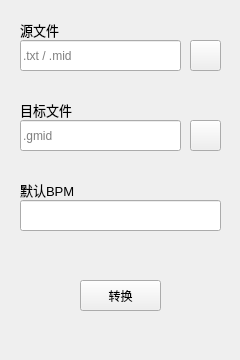
<?xml version="1.0" encoding="UTF-8"?>
<ui version="4.0">
 <class>Form</class>
 <widget class="QWidget" name="Form">
  <property name="geometry">
   <rect>
    <x>0</x>
    <y>0</y>
    <width>240</width>
    <height>360</height>
   </rect>
  </property>
  <property name="minimumSize">
   <size>
    <width>240</width>
    <height>360</height>
   </size>
  </property>
  <property name="maximumSize">
   <size>
    <width>240</width>
    <height>360</height>
   </size>
  </property>
  <property name="windowTitle">
   <string>原琴</string>
  </property>
  <property name="windowIcon">
   <iconset resource="icons.qrc">
    <normaloff>:/icons/res/icon.png</normaloff>:/icons/res/icon.png</iconset>
  </property>
  <widget class="QLineEdit" name="lineEdit_1">
   <property name="geometry">
    <rect>
     <x>20</x>
     <y>40</y>
     <width>161</width>
     <height>31</height>
    </rect>
   </property>
   <property name="placeholderText">
    <string>.txt / .mid</string>
   </property>
  </widget>
  <widget class="QLineEdit" name="lineEdit_2">
   <property name="geometry">
    <rect>
     <x>20</x>
     <y>120</y>
     <width>161</width>
     <height>31</height>
    </rect>
   </property>
   <property name="placeholderText">
    <string>.gmid</string>
   </property>
  </widget>
  <widget class="QPushButton" name="pushButton_trans">
   <property name="geometry">
    <rect>
     <x>80</x>
     <y>280</y>
     <width>81</width>
     <height>31</height>
    </rect>
   </property>
   <property name="text">
    <string>转换</string>
   </property>
  </widget>
  <widget class="QPushButton" name="pushButton_2">
   <property name="geometry">
    <rect>
     <x>190</x>
     <y>120</y>
     <width>31</width>
     <height>31</height>
    </rect>
   </property>
   <property name="text">
    <string/>
   </property>
   <property name="icon">
    <iconset theme="folder"/>
   </property>
   <property name="iconSize">
    <size>
     <width>14</width>
     <height>14</height>
    </size>
   </property>
  </widget>
  <widget class="QPushButton" name="pushButton_1">
   <property name="geometry">
    <rect>
     <x>190</x>
     <y>40</y>
     <width>31</width>
     <height>31</height>
    </rect>
   </property>
   <property name="text">
    <string/>
   </property>
   <property name="icon">
    <iconset theme="folder-open"/>
   </property>
   <property name="iconSize">
    <size>
     <width>14</width>
     <height>14</height>
    </size>
   </property>
  </widget>
  <widget class="QLabel" name="label">
   <property name="geometry">
    <rect>
     <x>20</x>
     <y>20</y>
     <width>61</width>
     <height>21</height>
    </rect>
   </property>
   <property name="font">
    <font>
     <pointsize>10</pointsize>
    </font>
   </property>
   <property name="text">
    <string>源文件</string>
   </property>
   <property name="alignment">
    <set>Qt::AlignmentFlag::AlignLeading|Qt::AlignmentFlag::AlignLeft|Qt::AlignmentFlag::AlignTop</set>
   </property>
  </widget>
  <widget class="QLabel" name="label_2">
   <property name="geometry">
    <rect>
     <x>20</x>
     <y>100</y>
     <width>61</width>
     <height>21</height>
    </rect>
   </property>
   <property name="font">
    <font>
     <pointsize>10</pointsize>
    </font>
   </property>
   <property name="text">
    <string>目标文件</string>
   </property>
   <property name="alignment">
    <set>Qt::AlignmentFlag::AlignLeading|Qt::AlignmentFlag::AlignLeft|Qt::AlignmentFlag::AlignTop</set>
   </property>
  </widget>
  <widget class="QLineEdit" name="lineEdit">
   <property name="geometry">
    <rect>
     <x>20</x>
     <y>200</y>
     <width>201</width>
     <height>31</height>
    </rect>
   </property>
  </widget>
  <widget class="QLabel" name="label_3">
   <property name="geometry">
    <rect>
     <x>20</x>
     <y>180</y>
     <width>61</width>
     <height>21</height>
    </rect>
   </property>
   <property name="font">
    <font>
     <pointsize>10</pointsize>
    </font>
   </property>
   <property name="text">
    <string>默认BPM</string>
   </property>
   <property name="alignment">
    <set>Qt::AlignmentFlag::AlignLeading|Qt::AlignmentFlag::AlignLeft|Qt::AlignmentFlag::AlignTop</set>
   </property>
  </widget>
 </widget>
 <resources>
  <include location="icons.qrc"/>
 </resources>
 <connections/>
</ui>
